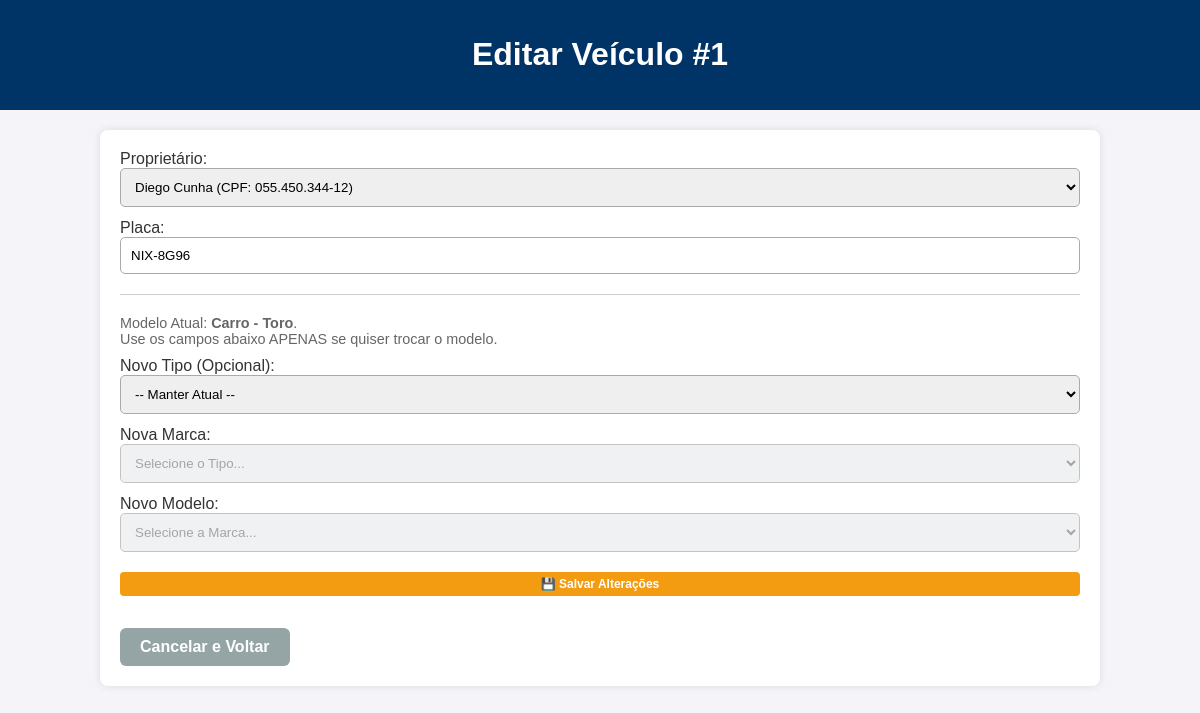
The app's page /veiculo/1/editar with its own data.
### tables this page shows
CREATE TABLE veiculos (
                id INTEGER PRIMARY KEY AUTOINCREMENT,
                tipo TEXT NOT NULL,
                modelo TEXT NOT NULL,
                placa TEXT NOT NULL,
                cliente_id INTEGER NOT NULL,  -- ADICIONE ESSA LINHA
                FOREIGN KEY(cliente_id) REFERENCES usuarios(id) -- OPCIONAL: CRIA A RELAÇÃO REAL
            );

CREATE TABLE usuarios (
                id INTEGER PRIMARY KEY AUTOINCREMENT,
                nome TEXT NOT NULL,
                email TEXT NOT NULL,
                cpf TEXT UNIQUE
            );

### app.py (the view)
@app.route("/veiculo/<int:id>/editar", methods=["GET"])
def editar_veiculo(id):
    raw_v = db.get_by_id("veiculos", id)
    if not raw_v:
        flash("Veículo não encontrado.", "error")
        return redirect(url_for("listar_veiculos"))
    veiculo = {}
    if isinstance(raw_v, dict):
        veiculo = raw_v
    else:
        veiculo = {'id': raw_v[0], 'tipo': raw_v[1], 'modelo': raw_v[2], 'placa': raw_v[3], 'cliente_id': raw_v[4]}
    clientes = db.get_all("usuarios")
    return render_template("editarVeiculo.html", veiculo=veiculo, clientes=clientes)

### database/adapters/sqlite_adapter.py (called while the page is built)
    def get_all(self, table):
        self.cursor.execute(f"SELECT * FROM {table}")
        return self.cursor.fetchall()

    def get_by_id(self, table, id):
        self.cursor.execute(f"SELECT * FROM {table} WHERE id = ?", (id,))
        return self.cursor.fetchone()

### templates/editarVeiculo.html (shortened to what this page needs)
<!DOCTYPE html>
<html lang="pt-br">
<head>
    <link rel="stylesheet" href="{{ url_for('static', filename='css/style.css') }}">
</head>
<body>
    <header><h1>Editar Veículo #{{ veiculo.id }}</h1></header>
    <div class="container">
        <form action="{{ url_for('processar_edicao_veiculo', id=veiculo.id) }}" method="POST">
            <label for="cliente_id">Proprietário:</label>
            <select name="cliente_id" id="cliente_id" required>
                {% for cliente in clientes %}
                    <option value="{{ cliente[0] }}" {% if cliente[0] == veiculo.cliente_id %}selected{% endif %}>
                        {{ cliente[1] }} (CPF: {{ cliente[3] }})
                    </option>
                {% endfor %}
            </select>
            <label for="placa">Placa:</label>
            <input type="text" name="placa" id="placa" value="{{ veiculo.placa }}" maxlength="8" required oninput="mascaraPlaca(this)">
            <hr style="margin: 20px 0; border: 0; border-top: 1px solid #ccc;">
            <p style="color: #666; font-size: 0.9em; margin-bottom: 10px;">
                Modelo Atual: <strong>{{ veiculo.tipo }} - {{ veiculo.modelo }}</strong>. <br>
                Use os campos abaixo APENAS se quiser trocar o modelo.
            </p>
            <label for="tipo">Novo Tipo (Opcional):</label>
            <select name="tipo" id="tipo">
                <option value="" selected>-- Manter Atual --</option>
            </select>
            <label for="marca">Nova Marca:</label>
            <select name="marca" id="marca" disabled>
                <option value="" disabled selected>Selecione o Tipo...</option>
            </select>
            <label for="modelo">Novo Modelo:</label>
            <select name="modelo" id="modelo" disabled>
                <option value="" disabled selected>Selecione a Marca...</option>
            </select>
            <button type="submit" style="background-color: #f39c12; margin-top: 20px;">💾 Salvar Alterações</button>
        </form>
        <a href="{{ url_for('listar_veiculos') }}" class="btn-voltar">Cancelar e Voltar</a>
    </div>
</body>
</html>

### static/css/style.css (style rules this page uses)
body { font-family: Arial, sans-serif; margin: 0; padding: 0; background: #f4f4f9; color: #333; }
header { background: #003366; color: white; padding: 15px; text-align: center; }
.container { width: 80%; margin: auto; margin-top: 20px; padding: 20px; background: white; border-radius: 8px; box-shadow: 0 0 8px rgba(0,0,0,0.1); }
form input, form select, form button { display: block; width: 100%; margin-bottom: 12px; padding: 10px; border-radius: 5px; border: 1px solid #aaa; box-sizing: border-box; }
form button { background: #003366; color: white; border: none; cursor: pointer; font-weight: bold; }
form button[type="submit"] { background: #28a745; color: white; padding: 5px 10px; border: none; border-radius: 4px; cursor: pointer; font-size: 12px; }
.btn-voltar { display: inline-block; background-color: #95a5a6; color: white; padding: 10px 20px; text-decoration: none; border-radius: 6px; font-weight: bold; margin-top: 20px; transition: background-color 0.3s; border: none; cursor: pointer; }

### templates/editarVeiculo.html (style rules this page uses)
select:disabled { background-color: #e9ecef; cursor: not-allowed; }

### records on screen
veiculos: id "1", cliente_id "Diego Cunha (CPF: 055.450.344-12)", placa "NIX-8G96", tipo "Carro", modelo "Toro"
